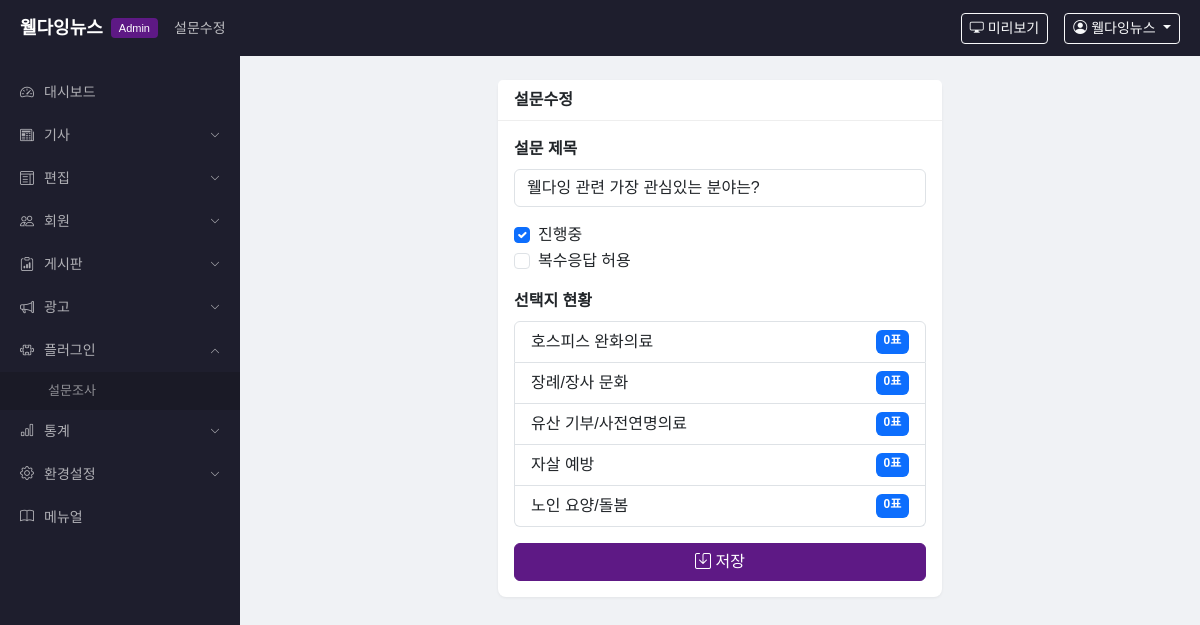
The app's page /admin/poll/1/edit (signed in) with its own data.
### app/models.py (models this page shows)
class AdminUser(UserMixin, db.Model):
    __tablename__ = 'admin_user'
    id = db.Column(db.Integer, primary_key=True)
    user_id = db.Column(db.String(50), unique=True, nullable=False)
    password_hash = db.Column(db.String(256), nullable=False)
    name = db.Column(db.String(50), nullable=False)
    email = db.Column(db.String(100))
    department = db.Column(db.String(50), default='')
    level = db.Column(db.String(20), default='admin')  # admin, editor, reporter
    is_active = db.Column(db.Boolean, default=True)
    is_dormant = db.Column(db.Boolean, default=False)
    created_at = db.Column(db.DateTime, default=datetime.now)

class Poll(db.Model):
    __tablename__ = 'poll'
    id = db.Column(db.Integer, primary_key=True)
    title = db.Column(db.String(500), nullable=False)
    is_active = db.Column(db.Boolean, default=True)
    is_multiple = db.Column(db.Boolean, default=False)
    start_date = db.Column(db.DateTime, nullable=True)
    end_date = db.Column(db.DateTime, nullable=True)
    created_at = db.Column(db.DateTime, default=datetime.now)

class PollOption(db.Model):
    __tablename__ = 'poll_option'
    id = db.Column(db.Integer, primary_key=True)
    poll_id = db.Column(db.Integer, db.ForeignKey('poll.id'), nullable=False)
    text = db.Column(db.String(500), nullable=False)
    vote_count = db.Column(db.Integer, default=0)
    sort_order = db.Column(db.Integer, default=0)
    poll = db.relationship('Poll', backref=db.backref('options', lazy='dynamic', order_by='PollOption.sort_order'))

### app/admin/routes.py (the view)
@admin_bp.route('/poll/<int:poll_id>/edit', methods=['GET', 'POST'])
@admin_required
def poll_edit(poll_id):
    poll = Poll.query.get_or_404(poll_id)
    if request.method == 'POST':
        return _save_poll(poll)
    return render_template('admin/poll_form.html', poll=poll)

### app/__init__.py (called while the page is built)
def create_app():
    app = Flask(__name__)
    app.config.from_object(Config)
    os.makedirs(app.config['UPLOAD_FOLDER'], exist_ok=True)
    db.init_app(app)
    login_manager.init_app(app)
    login_manager.login_view = 'admin.login'
    @login_manager.user_loader
    def load_user(user_id):
        return db.session.get(AdminUser, int(user_id))
    from app.admin import admin_bp
    from app.public import public_bp
    app.register_blueprint(admin_bp, url_prefix='/admin')
    app.register_blueprint(public_bp)
    with app.app_context():
        db.create_all()
    return app

### app/admin/routes.py (called while the page is built)
def admin_required(f):
    @wraps(f)
    @login_required
    def decorated(*args, **kwargs):
        return f(*args, **kwargs)
    return decorated

### app/admin/templates/admin/poll_form.html (shortened to what this page needs)
{% extends "admin/base.html" %}
{% block nav_title %}{{ '설문수정' if poll and poll.id else '설문등록' }}{% endblock %}
{% block content %}
<div class="row justify-content-center">
    <div class="col-lg-6">
        <div class="card">
            <div class="card-header"><strong>{{ '설문수정' if poll and poll.id else '설문등록' }}</strong></div>
            <div class="card-body">
                <form method="post" action="{{ url_for('admin.poll_edit', poll_id=poll.id) if poll and poll.id else url_for('admin.poll_new') }}">
                    <div class="mb-3">
                        <label class="form-label fw-bold">설문 제목</label>
                        <input type="text" name="title" class="form-control" value="{{ poll.title if poll else '' }}" required>
                    </div>
                    <div class="mb-3">
                        <div class="form-check"><input class="form-check-input" type="checkbox" name="is_active" value="1" id="isActive" {% if not poll or poll.is_active %}checked{% endif %}><label class="form-check-label" for="isActive">진행중</label></div>
                        <div class="form-check"><input class="form-check-input" type="checkbox" name="is_multiple" value="1" id="isMultiple" {% if poll and poll.is_multiple %}checked{% endif %}><label class="form-check-label" for="isMultiple">복수응답 허용</label></div>
                    </div>
                    {% if poll and poll.id %}
                    <div class="mb-3">
                        <label class="form-label fw-bold">선택지 현황</label>
                        <ul class="list-group">
                            {% for opt in poll.options %}
                            <li class="list-group-item d-flex justify-content-between">
                                <span>{{ opt.text }}</span>
                                <span class="badge bg-primary">{{ opt.vote_count }}표</span>
                            </li>
                            {% endfor %}
                        </ul>
                    </div>
                    {% endif %}
                    <div class="d-grid"><button type="submit" class="btn btn-primary"><i class="bi bi-save"></i> 저장</button></div>
                </form>
            </div>
        </div>
    </div>
</div>
{% endblock %}

### app/admin/templates/admin/base.html (shortened to what this page needs)
<!DOCTYPE html>
<html lang="ko">
<head>
    <link href="https://cdn.jsdelivr.net/npm/bootstrap@5.3.3/dist/css/bootstrap.min.css" rel="stylesheet">
    <link href="https://cdn.jsdelivr.net/npm/bootstrap-icons@1.11.3/font/bootstrap-icons.min.css" rel="stylesheet">
    <link href="{{ url_for('static', filename='css/admin.css') }}" rel="stylesheet">
</head>
<body>
<header class="admin-header">
    <div class="d-flex align-items-center w-100">
        <a href="{{ url_for('admin.dashboard') }}" class="admin-logo">
            <span class="logo-text">웰다잉뉴스</span>
            <span class="logo-badge">Admin</span>
        </a>
        <div class="admin-nav-title ms-3">{% block nav_title %}대시보드{% endblock %}</div>
        <div class="ms-auto d-flex align-items-center gap-3">
            <a href="{{ url_for('public.index') }}" target="_blank" class="btn btn-sm btn-outline-light">
                <i class="bi bi-display"></i> 미리보기
            </a>
            <div class="dropdown">
                <button class="btn btn-sm btn-outline-light dropdown-toggle" data-bs-toggle="dropdown">
                    <i class="bi bi-person-circle"></i> {{ current_user.name }}
                </button>
            </div>
        </div>
    </div>
</header>
<div class="admin-layout">
    <aside class="admin-sidebar">
        <nav>
            {% set ep = request.endpoint or '' %}
            <ul class="sidebar-nav">
                <li class="{% if ep == 'admin.dashboard' %}active{% endif %}">
                    <a href="{{ url_for('admin.dashboard') }}"><i class="bi bi-speedometer2"></i> 대시보드</a>
                </li>
                <li class="nav-group {% if 'article' in ep or ep == 'admin.approval' or ep == 'admin.article_comments' or ep == 'admin.article_structure' %}open{% endif %}">
                    <a href="#" class="nav-group-toggle"><i class="bi bi-newspaper"></i> 기사 <i class="bi bi-chevron-down ms-auto"></i></a>
                </li>
                <li class="nav-group {% if 'edit_layout' in ep %}open{% endif %}">
                    <a href="#" class="nav-group-toggle"><i class="bi bi-layout-text-window"></i> 편집 <i class="bi bi-chevron-down ms-auto"></i></a>
                </li>
                <li class="nav-group {% if 'member' in ep or 'dormant' in ep or 'etc_level' in ep or 'division' in ep or 'department' in ep %}open{% endif %}">
                    <a href="#" class="nav-group-toggle"><i class="bi bi-people"></i> 회원 <i class="bi bi-chevron-down ms-auto"></i></a>
                </li>
                <li class="nav-group {% if 'board' in ep or 'bbs' in ep or 'event_request' in ep %}open{% endif %}">
                    <a href="#" class="nav-group-toggle"><i class="bi bi-clipboard-data"></i> 게시판 <i class="bi bi-chevron-down ms-auto"></i></a>
                </li>
                <li class="nav-group {% if 'banner' in ep or 'popup' in ep %}open{% endif %}">
                    <a href="#" class="nav-group-toggle"><i class="bi bi-megaphone"></i> 광고 <i class="bi bi-chevron-down ms-auto"></i></a>
                </li>
                <li class="nav-group {% if 'poll' in ep %}open{% endif %}">
                    <a href="#" class="nav-group-toggle"><i class="bi bi-puzzle"></i> 플러그인 <i class="bi bi-chevron-down ms-auto"></i></a>
                    <ul class="nav-sub">
                        <li class="{% if ep == 'admin.poll_list' %}active{% endif %}"><a href="{{ url_for('admin.poll_list') }}">설문조사</a></li>
                    </ul>
                </li>
                <li class="nav-group {% if 'stats' in ep %}open{% endif %}">
                    <a href="#" class="nav-group-toggle"><i class="bi bi-bar-chart"></i> 통계 <i class="bi bi-chevron-down ms-auto"></i></a>
                </li>
                <li class="nav-group {% if 'settings' in ep or 'section' in ep or 'comment_config' in ep %}open{% endif %}">
                    <a href="#" class="nav-group-toggle"><i class="bi bi-gear"></i> 환경설정 <i class="bi bi-chevron-down ms-auto"></i></a>
                </li>
                <li class="{% if ep == 'admin.manual' %}active{% endif %}">
                    <a href="{{ url_for('admin.manual') }}"><i class="bi bi-book"></i> 메뉴얼</a>
                </li>
            </ul>
        </nav>
    </aside>
    <main class="admin-content">
        {% block content %}{% endblock %}
    </main>
</div>
</body>
</html>

### app/static/css/admin.css (style rules this page uses)
body { font-family: 'Noto Sans KR', sans-serif; background: #f0f2f5; margin: 0; }
.admin-header { position: fixed; top: 0; left: 0; right: 0; z-index: 1000; height: 56px; background: #1e1e2d; color: #fff; display: flex; align-items: center; padding: 0 20px; }
.admin-logo { text-decoration: none; display: flex; align-items: center; gap: 8px; }
.admin-logo .logo-text { color: #fff; font-size: 18px; font-weight: 700; }
.admin-logo .logo-badge { background: #5e1985; color: #fff; font-size: 11px; padding: 2px 8px; border-radius: 4px; font-weight: 500; }
.admin-nav-title { color: rgba(255,255,255,0.7); font-size: 14px; }
.admin-layout { display: flex; margin-top: 56px; min-height: calc(100vh - 56px); }
.admin-sidebar { width: 240px; min-width: 240px; background: #1e1e2d; padding: 15px 0; position: fixed; top: 56px; bottom: 0; left: 0; overflow-y: auto; }
.sidebar-nav { list-style: none; padding: 0; margin: 0; }
.sidebar-nav > li > a { display: flex; align-items: center; gap: 10px; padding: 11px 20px; color: rgba(255,255,255,0.65); text-decoration: none; font-size: 14px; transition: all 0.2s; }
.nav-sub { list-style: none; padding: 0; margin: 0; display: none; background: rgba(0,0,0,0.15); }
.nav-group.open .nav-sub { display: block; }
.nav-sub li a { display: block; padding: 9px 20px 9px 48px; color: rgba(255,255,255,0.5); text-decoration: none; font-size: 13px; transition: all 0.2s; }
.nav-group-toggle .ms-auto { font-size: 10px; transition: transform 0.2s; }
.nav-group.open .nav-group-toggle .ms-auto { transform: rotate(180deg); }
.admin-content { flex: 1; margin-left: 240px; padding: 24px; }
.card { border: none; box-shadow: 0 1px 3px rgba(0,0,0,0.06); border-radius: 8px; }
.card-header { background: #fff; border-bottom: 1px solid #eee; font-weight: 500; }
.btn-primary { background: #5e1985; border-color: #5e1985; }

### records on screen
AdminUser: name "웰다잉뉴스"
Poll: title "웰다잉 관련 가장 관심있는 분야는?", is_active "☑"
PollOption: text "호스피스 완화의료", vote_count "0"
PollOption: text "장례/장사 문화", vote_count "0"
PollOption: text "유산 기부/사전연명의료", vote_count "0"
PollOption: text "자살 예방", vote_count "0"
PollOption: text "노인 요양/돌봄", vote_count "0"

### other values on screen
{{ '설문수정' if poll and poll.id else '설문등록' }} "설문수정"
